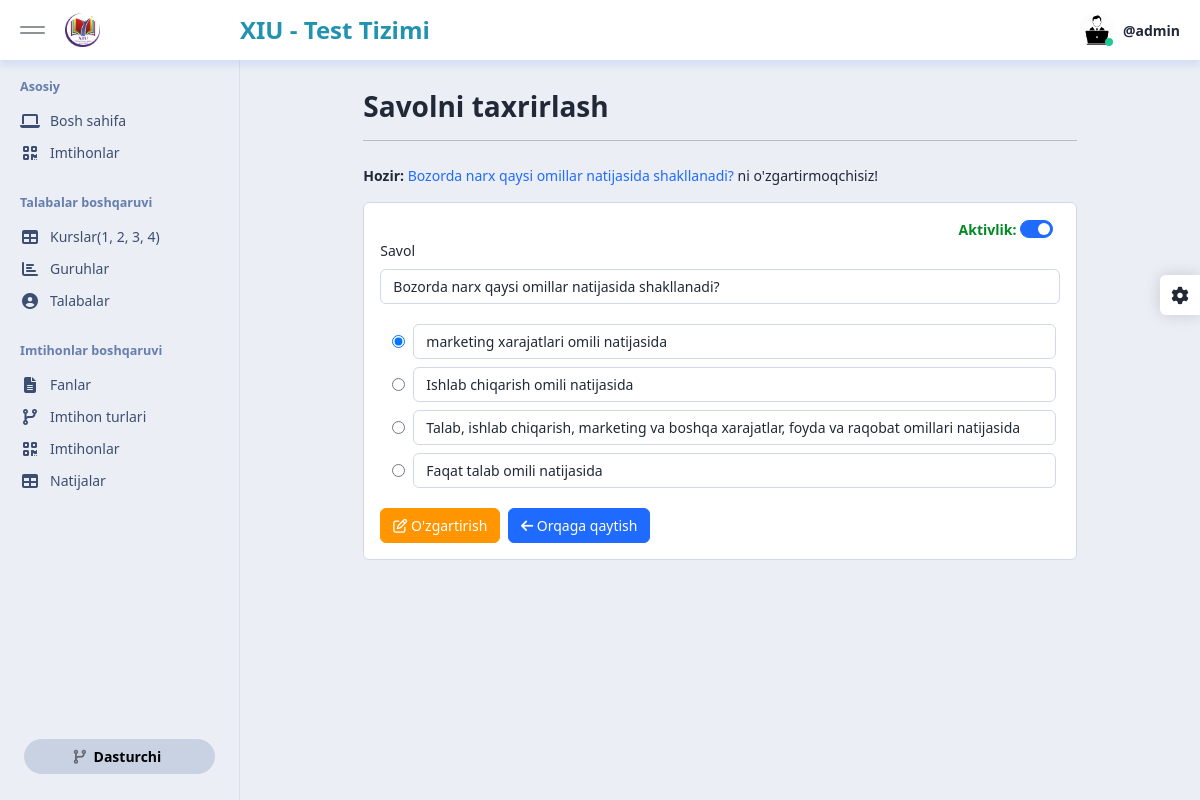
The page /dashboard/quiz/subjects/question/edit/906/ (signed in) on the database its author committed.
### quiz_app/models.py (models this page shows, shortened)
class Question(models.Model):
    subject = models.ForeignKey(Subject, on_delete=models.CASCADE, related_name='questions')
    text = models.TextField()
    is_active = models.BooleanField(default=True)

class Answer(models.Model):
    question = models.ForeignKey(Question, on_delete=models.CASCADE, related_name='answers')
    text = models.CharField(max_length=255)
    is_correct = models.BooleanField(default=False)

### dashboard_app/views/quiz.py (the view, shortened to what this page needs)
# urls.py: path('quiz/subjects/question/edit/<int:question_id>/', subject_question_detail, name='subject_question_detail'),
@login_required(login_url='login_page')
@user_passes_test(lambda u: u.is_staff)
def subject_question_detail(request, question_id):
    instance = get_object_or_404(Question, pk=question_id)
    form = QuestionForm(instance=instance)
    ctx = {
        'form': form,
        'instance': instance,
    }
    return render(request, 'dashboard/quiz/subject/question_edit.html', ctx)

### dashboard_app/forms/quiz.py
class QuestionForm(forms.ModelForm):
    class Meta:
        model = Question
        fields = ['text', 'is_active']
        widgets = {
            'text': forms.TextInput(attrs={
                'class': 'form-control'
            })
        }

### templates/dashboard/quiz/subject/question_edit.html (shortened to what this page needs)
{% extends "dashboard/base.html" %}
{% block content %}
<div id="content" class="app-content">
    <div class="container">
        <div class="row justify-content-center">
            <div class="col-xl-10">
                <div class="row">
                    <div class="col-12">
                        <h1 class="page-header">
                            Savolni taxrirlash
                        </h1>
                        <hr class="mb-4">
                        <div class="mb-5">
                            <p>
                                <b>Hozir: </b><span class="text-primary">{{ instance.text }}</span> ni o'zgartirmoqchisiz!
                            </p>
                            <div class="card">
                                <div class="card-body pb-3">
                                    <form method="post">
                                        <div class="d-flex justify-content-end">
                                            <span class="text-success fw-bold mx-1">Aktivlik:</span>
                                            <div class="form-check form-switch">
                                                <input type="checkbox" class="form-check-input"{% if instance.is_active %}checked{% endif %} name="is_active">
                                            </div>
                                        </div>
                                        <div class="form-group mb-3">
                                            <label class="form-label" for="id_text">Savol</label>
                                            {{ form.text }}
                                        </div>
                                        <div class="mb-3">
                                            {% for choice in instance.answers.all %}
                                                <div class="fs-16px p-1 d-flex">
                                                    <input class="mx-2" type="radio" name="question_{{ instance.id }}" value="{{ choice.id }}" {% if choice.is_correct %}checked{% endif %}>
                                                    <input class="form-control" type="text" value="{{ choice.text }}" name="answer_{{ choice.id }}">
                                                </div>
                                            {% endfor %}
                                        </div>
                                        <button class="btn btn-warning text-white" type="submit"><i class="far fa-edit"></i> O'zgartirish</button>
                                        <a href="{% url 'subject_edit' pk=instance.subject.id %}" class="btn btn-primary mx-1"><i class="fas fa-arrow-left"></i> Orqaga qaytish</a>
                                    </form>
                                </div>
                            </div>
                        </div>
                    </div>
                </div>
            </div>
        </div>
    </div>
</div>
{% endblock content %}

### templates/dashboard/base.html (shortened to what this page needs)
{% load static %}
<!DOCTYPE html>
<html lang="en">
<head>
    <link href="{% static 'dashboard/css/vendor.min.css' %}" rel="stylesheet">
    <link href="{% static 'dashboard/css/app.min.css' %}" rel="stylesheet">
</head>
<body>
<div id="app" class="app">
    <div id="header" class="app-header">
        <div class="brand">
            <div class="desktop-toggler">
                <button type="button" class="menu-toggler" data-toggle="sidebar-minify">
                    <span class="bar"></span>
                    <span class="bar"></span>
                </button>
            </div>
            <a href="{% url 'dashboard_home' %}">
                <img src="{% static 'dashboard/images/logo-xiu.png' %}" class="invert-dark" alt="" width="20%">
            </a>
        </div>
        <div class="menu d-flex justify-content-between align-items-center">
            <div class="menu-item">
                <span style="color: #2193b0; font-size: 24px; font-weight: bold;">XIU - Test Tizimi</span>
            </div>
            <div class="menu-item dropdown">
                <a href="#" data-bs-toggle="dropdown" data-display="static" class="menu-link">
                    <div class="menu-img online">
                        {% if user.is_superuser %}
                            <img src="{% static 'dashboard/images/superadmin-icon.jpg' %}" alt="" class="ms-100 mh-100 rounded-circle">
                        {% elif user.is_staff %}
                            <img src="{% static 'dashboard/images/superadmin-icon.jpg' %}" alt="" class="ms-100 mh-100 rounded-circle">
                        {% elif user.is_authenticated %}
                            <img src="{% static 'dashboard/images/student-icon.png' %}" alt="" class="ms-100 mh-100 rounded-circle">
                        {% endif %}
                    </div>
                    <div class="menu-text"><span class="fw-bold">@{{ request.user.username }}</span>
                    </div>
                </a>
            </div>
        </div>
    </div>
    <div id="sidebar" class="app-sidebar">
        <div class="app-sidebar-content" data-scrollbar="true" data-height="100%">
            <div class="menu">
                <div class="menu-header">Asosiy</div>
                <div class="menu-item">
                    <a href="{% url 'dashboard_home' %}" class="menu-link">
                        <span class="menu-icon"><i class="fa fa-laptop"></i></span>
                        <span class="menu-text">Bosh sahifa</span>
                    </a>
                </div>
                <div class="menu-item">
                    <a href="{% url 'quiz_list' %}" class="menu-link">
                        <span class="menu-icon"><i class="fa fa-qrcode"></i></span>
                        <span class="menu-text">Imtihonlar</span>
                    </a>
                </div>
                <div class="menu-divider"></div>
                <div class="menu-header">Talabalar boshqaruvi</div>
                <div class="menu-item">
                    <a href="{% url 'grade_list' %}" class="menu-link">
                        <span class="menu-icon"><i class="fa fa-table"></i></span>
                        <span class="menu-text">Kurslar(1, 2, 3, 4)</span>
                    </a>
                </div>
                <div class="menu-item">
                    <a href="{% url 'group_list' %}" class="menu-link">
                        <span class="menu-icon"><i class="fa fa-chart-bar"></i></span>
                        <span class="menu-text">Guruhlar</span>
                    </a>
                </div>
                <div class="menu-item">
                    <a href="{% url 'student_list' %}" class="menu-link">
                        <span class="menu-icon"><i class="fa fa-user-circle"></i></span>
                        <span class="menu-text">Talabalar</span>
                    </a>
                </div>
                <div class="menu-divider"></div>
                <div class="menu-header">Imtihonlar boshqaruvi</div>
                <div class="menu-item">
                    <a href="{% url 'subject_list' %}" class="menu-link">
                        <span class="menu-icon"><i class="fa fa-file-alt"></i></span>
                        <span class="menu-text">Fanlar</span>
                    </a>
                </div>
                <div class="menu-item">
                    <a href="{% url 'quiz_type_list' %}" class="menu-link">
                        <span class="menu-icon"><i class="fa fa-code-branch"></i></span>
                        <span class="menu-text">Imtihon turlari</span>
                    </a>
                </div>
                <div class="menu-item">
                    <a href="{% url 'quiz_list' %}" class="menu-link">
                        <span class="menu-icon"><i class="fa fa-qrcode"></i></span>
                        <span class="menu-text">Imtihonlar</span>
                    </a>
                </div>
                <div class="menu-item">
                    <a href="{% url 'result_list' %}" class="menu-link">
                        <span class="menu-icon"><i class="fa fa-table"></i></span>
                        <span class="menu-text">Natijalar</span>
                    </a>
                </div>
                <div class="p-3 px-4 mt-auto hide-on-minified">
                    <a href="https://seantheme.com/asp-studio/documentation/index.html" target="_blank"
                       class="btn btn-secondary d-block w-100 fw-600 rounded-pill">
                        <i class="fa fa-code-branch me-1 ms-n1 opacity-5"></i> Dasturchi
                    </a>
                </div>
            </div>
        </div>
    </div>
    {% block content %}
    {% endblock content %}
    <div class="theme-panel">
        <a href="javascript:;" data-click="theme-panel-expand" class="theme-collapse-btn"><i class="fa fa-cog"></i></a>
    </div>
</div>
</body>
</html>

### rows shown on the page
Question: text "Bozorda narx qaysi omillar natijasida shakllanadi?", is_active "☑"
Answer: is_correct "☑", text "marketing xarajatlari omili natijasida"
Answer: text "Ishlab chiqarish omili natijasida"
Answer: text "Talab, ishlab chiqarish, marketing va boshqa xarajatlar, foyda va raqobat omillari natijasida"
Answer: text "Faqat talab omili natijasida"

### other values the page prints
{{ request.user.username }} "admin"
